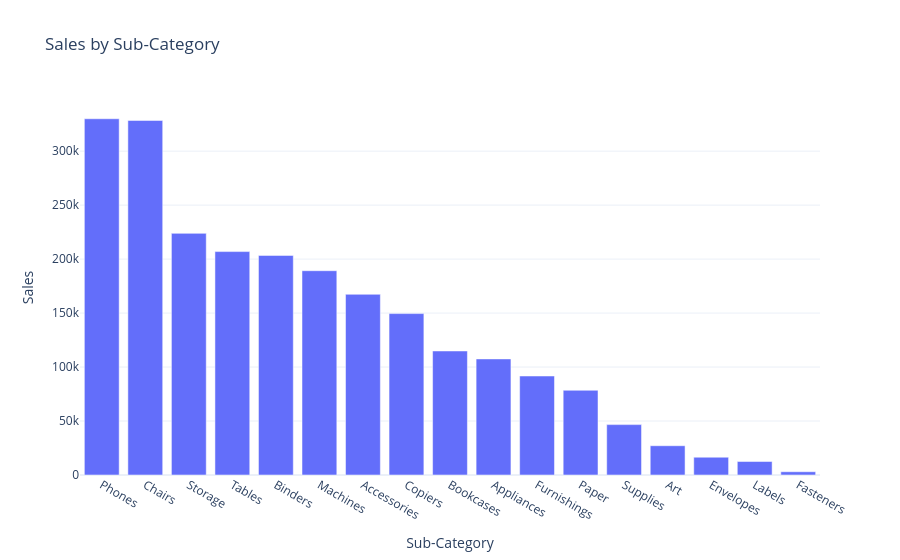

This figure's notebook cell:
### Markdown cell above
Creating a bar chart to show the sales of each sub-category

### Code cell
fig = px.bar(sales_by_subcategory, 
x='Sub-Category', 
y='Sales', 
title='Sales by Sub-Category')
fig.show()

### Figure 1 — Plotly figure (JSON) as saved in the notebook; plotly's stock layout.template omitted (floating-point values rounded to 4 significant figures)
{"data": [{"hovertemplate": "Sub-Category=%{x}<br>Sales=%{y}<extra></extra>", "legendgroup": "", "marker": {"color": "#636efa", "pattern": {"shape": ""}}, "name": "", "orientation": "v", "showlegend": false, "textposition": "auto", "type": "bar", "x": ["Phones", "Chairs", "Storage", "Tables", "Binders", "Machines", "Accessories", "Copiers", "Bookcases", "Appliances", "Furnishings", "Paper", "Supplies", "Art", "Envelopes", "Labels", "Fasteners"], "xaxis": "x", "y": [330000.0, 328400.0, 223800.0, 207000.0, 203400.0, 189200.0, 167400.0, 149500.0, 114900.0, 107500.0, 91710.0, 78480.0, 46670.0, 27120.0, 16480.0, 12490.0, 3024.0], "yaxis": "y"}], "layout": {"barmode": "relative", "legend": {"tracegroupgap": 0}, "title": {"text": "Sales by Sub-Category"}, "xaxis": {"anchor": "y", "domain": [0, 1], "title": {"text": "Sub-Category"}}, "yaxis": {"anchor": "x", "domain": [0, 1], "title": {"text": "Sales"}}}}
